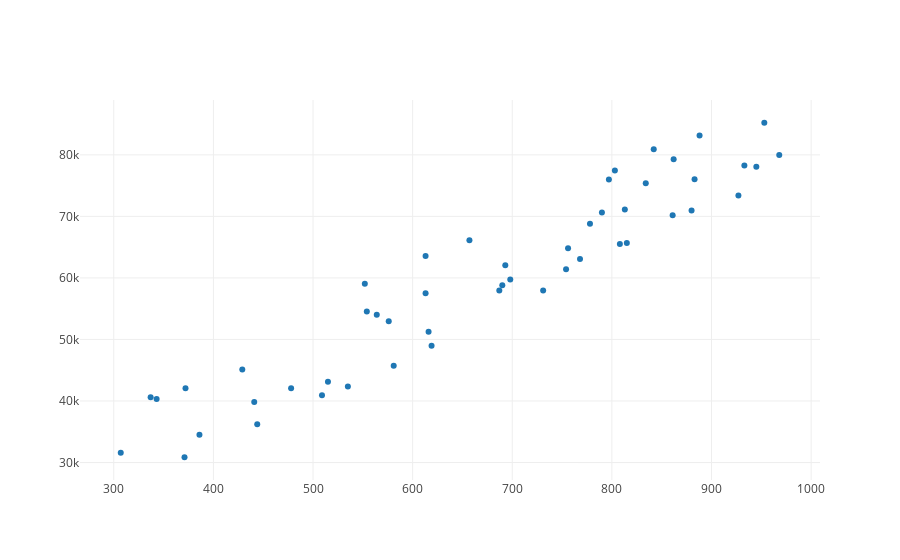

Notebook source saved alongside this figure:
### Code cell
# if you have the plotly jupyter lab extension loaded, try the following
from graph import trace_values, plot
noisy_customers_trace = trace_values(word_counts.reshape(50), noisy_clicks)
plot([noisy_customers_trace])

### Figure 1 — Plotly figure (JSON) as saved in the notebook; plotly's stock layout.template omitted (floating-point values rounded to 4 significant figures)
{"data": [{"mode": "markers", "name": "data", "text": [], "type": "scatter", "uid": "1e287706-f125-4c50-8e9e-031887072d44", "x": [337, 535, 372, 945, 444, 429, 883, 808, 690, 581, 478, 576, 554, 657, 768, 552, 790, 968, 698, 862, 880, 515, 803, 778, 386, 441, 693, 307, 619, 834, 613, 813, 616, 509, 564, 953, 927, 731, 933, 756, 842, 371, 687, 754, 861, 613, 815, 797, 343, 888], "y": [40624, 42360, 42072, 78067, 36205, 45130, 76038, 65495, 58806, 45719, 42075, 52951, 54539, 66119, 63062, 59041, 70644, 79996, 59724, 79295, 70962, 43141, 77468, 68794, 34512, 39839, 62068, 31567, 48987, 75370, 63550, 71126, 51249, 40928, 54019, 85217, 73413, 57935, 78260, 64821, 80903, 30856, 57940, 61427, 70181, 57504, 65686, 75983, 40329, 83145]}], "layout": {"autosize": true, "xaxis": {"autorange": true, "range": [266.0, 1009.0], "type": "linear"}, "yaxis": {"autorange": true, "range": [26870.0, 89200.0], "type": "linear"}}}
